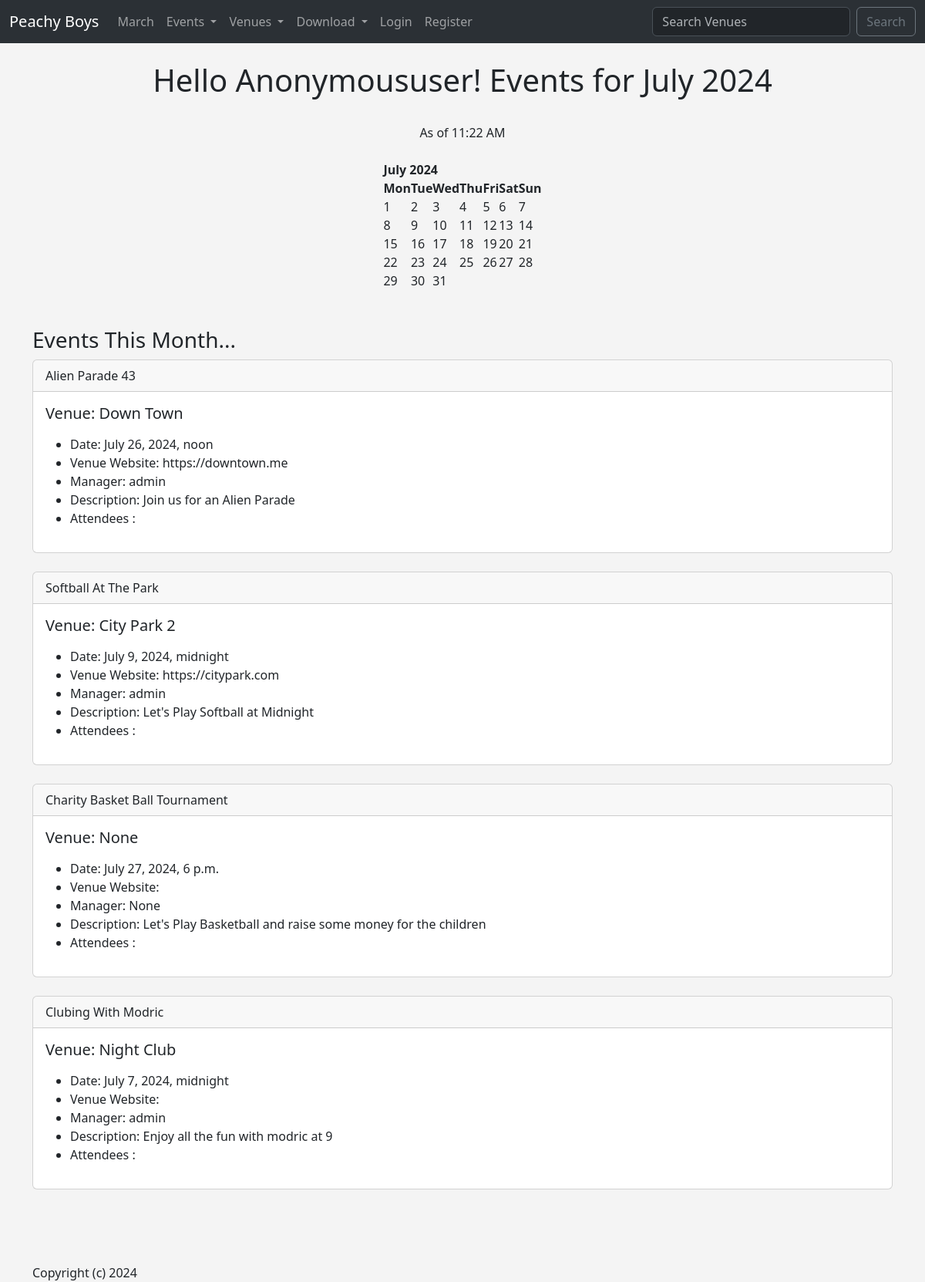
The app's page /, older data.
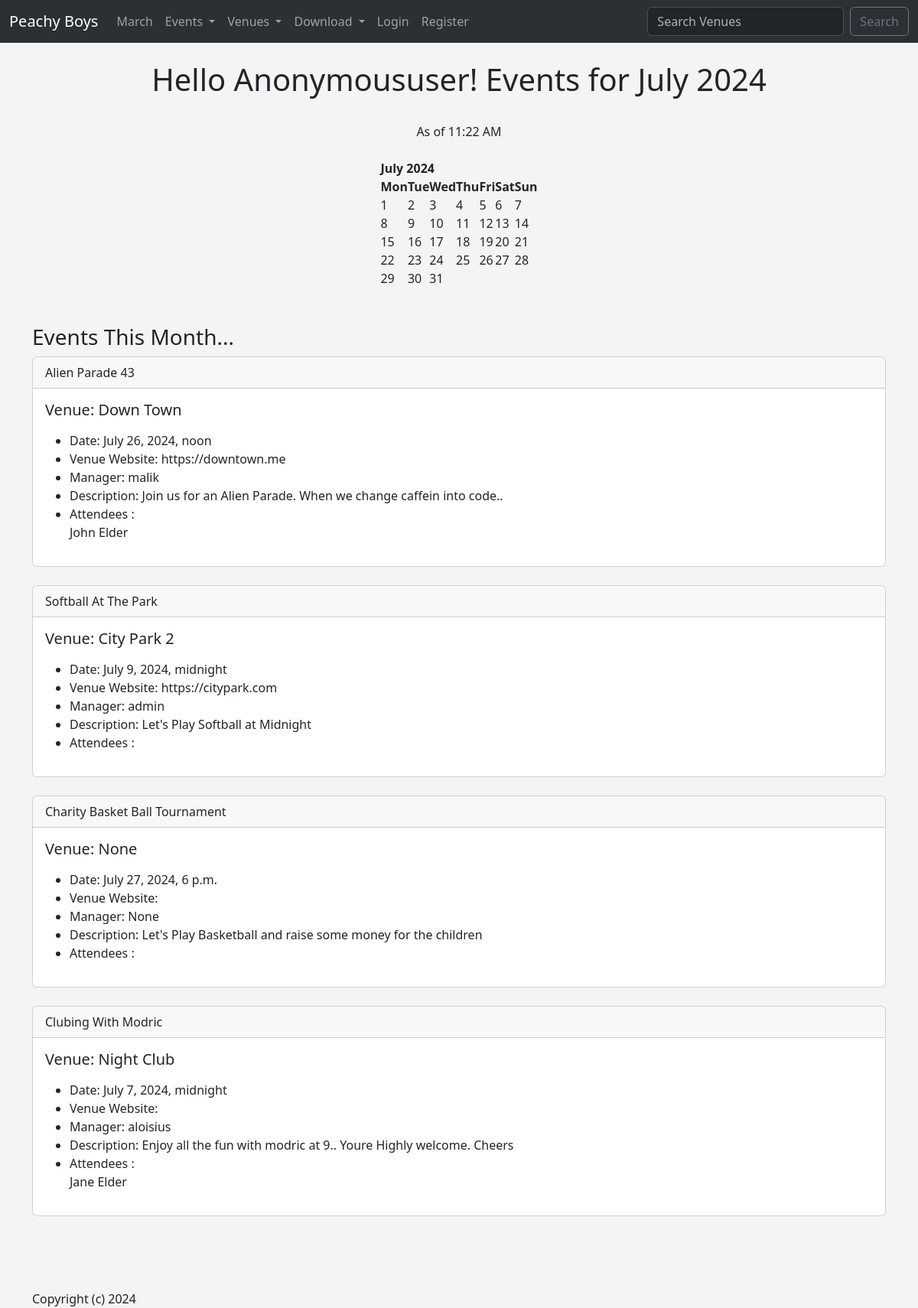
The same page, newer data.
### events/models.py (models this page shows, shortened)
class Event(models.Model):
    name = models.CharField(max_length=120)
    event_date = models.DateTimeField()
    venue = models.ForeignKey(Venue, blank=True, null=True, on_delete=models.CASCADE)
    manager = models.ForeignKey(User, blank=True, null=True, on_delete=models.SET_NULL)
    description = models.TextField(blank=True)
    attendees = models.ManyToManyField(MyClubUser, blank=True)
    approved = models.BooleanField(default=False)
    def __str__(self):
        return self.name

class Venue(models.Model):
    name = models.CharField(max_length=120)
    address = models.CharField(max_length=300)
    zip_code =  models.CharField(max_length=15, blank=True)
    phone = models.CharField(max_length=15, blank=True)
    web = models.URLField(blank=True)
    email_address = models.EmailField(blank=True)
    owner = models.IntegerField(blank=False, default=1)
    venue_image = models.ImageField(null=True, blank=True, upload_to='images/')
    def __str__(self):
        return self.name

class MyClubUser(models.Model):
    first_name = models.CharField(max_length=30)
    last_name = models.CharField(max_length=30)
    email = models.EmailField()
    def __str__(self):
        return self.first_name + " " +self.last_name

### events/views.py (the view)
# urls.py: path('', views.home, name='home'),
def home(request, year=datetime.now().year, month=datetime.now().strftime('%B')):
    name = request.user
    month = month.capitalize()
    month_number = list(calendar.month_name).index(month)
    month_number = int(month_number)
    cal = HTMLCalendar().formatmonth(year, month_number)
    now = datetime.now()
    current_year = now.year
    event_list = Event.objects.filter(event_date__year = year, event_date__month = month_number)
    time = now.strftime('%I:%M %p')
    return render(request, 'events/home.html', {'name':name, 'year':year, 'month':month, 'month_number':month_number, 'cal':cal, 'current_year':current_year, 'time':time, 'event_list':event_list})

### events/templates/events/home.html (shortened to what this page needs)
{% extends 'events/base.html' %}
{% block content %}
<center>
    <h1>Hello {{name|title}}! Events for {{ month }} {{ year }}
</h1>
 <br>
 As of
 {{ time }}
 <br><br>
 {{ cal|safe }}
</center>
 <br><br>
 <h3>Events This Month...</h3>
    {% if event_list %}
        {% for event in event_list %}
        <div class="card">
            <div class="card-header">
                {{ event }}
            </div>
            <div class="card-body">
              <h5 class="card-title">Venue: {{ event.venue }}</h5>
              <p class="card-text">
                <ul>
                    <li>Date: {{ event.event_date }}</li>
                    <li>Venue Website: {{ event.venue.web }}</li>
                    <li>Manager: {{ event.manager }}</li>
                    <li>Description: {{ event.description }}</li>
                    <li>Attendees : <br>
                    {% for user in event.attendees.all  %}
                    {{ user }} <br>
                    {% endfor %}
                </li>
                </ul>
              </p>
            </div>
          </div>
          <br>
        {% endfor %}
    {% else %}
        Sorry...Therre are no events this month...
    {% endif %}
 <br>
 <br>
 <br>
 Copyright (c) {{ current_year }}
{% endblock %}

Row changes from the older to the newer data that the page shows:
changed Event "Alien Parade 43": gains MyClubUser (first_name+last_name "John Elder"); manager "admin" → "malik"; description "Join us for an Alien Parade" → "Join us for an Alien Parade. When we change caffein into code.."
changed Event "Clubing With Modric": gains MyClubUser (first_name+last_name "Jane Elder"); manager "admin" → "aloisius"; description "Enjoy all the fun with modric at 9" → "Enjoy all the fun with modric at 9.. Youre Highly welcome. Cheers"
